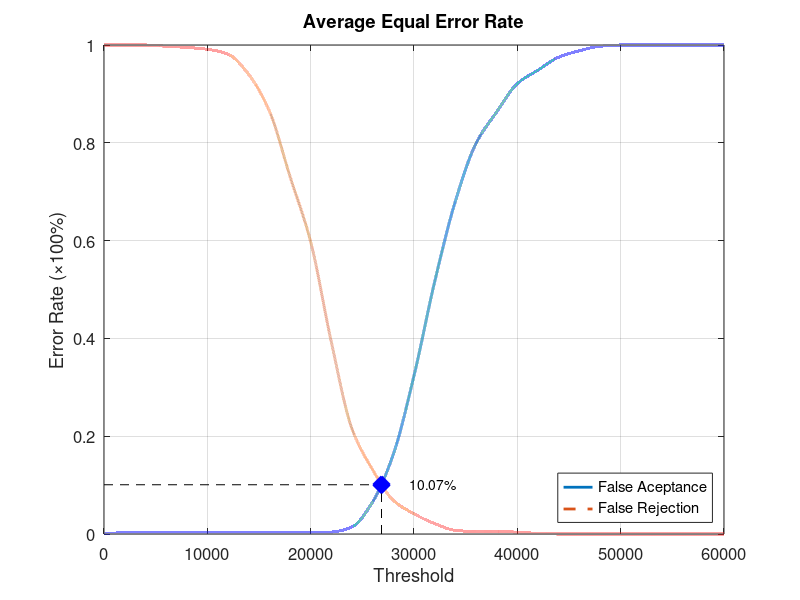
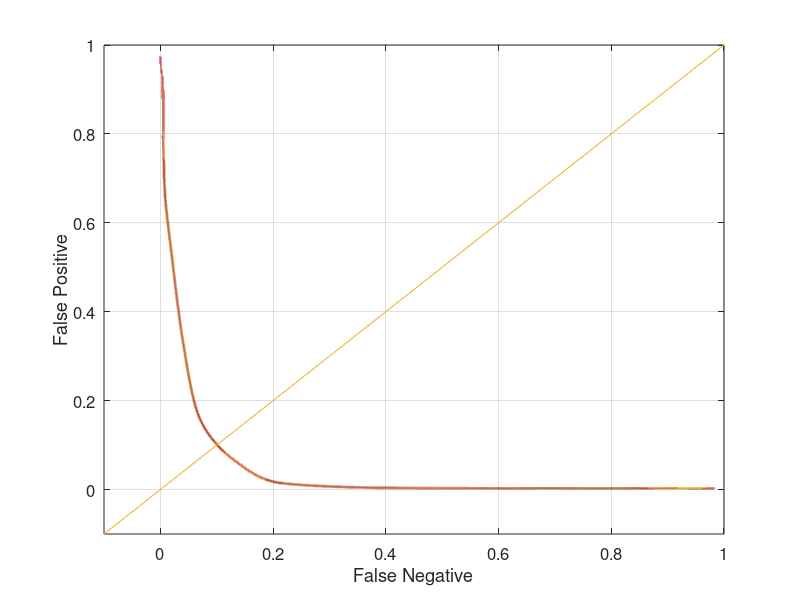

Write the MATLAB code that produced these figures, in order.
function yEER = Experiment2Average
close all;
clear;
clc;
x = 0:2000:60000;
xq = 0:0.5:60000;

y0 = [0 0.00263158 0.00263158 0.00263158 0.00263158 0.00263158 0.00263158 0.00263158 0.00263158 0.00263158 0.00263158 0.00394737 0.0144737 0.0657895 0.163158 0.323684 0.51579 0.680263 0.798684 0.863158 0.921053 0.948684 0.975 0.988158 0.997368 1 1 1 1 1 1];
yy0 = interp1(x, y0, xq, 'pchip');
y1 = [1 1 1 0.9975 0.995 0.99125 0.98125 0.94 0.865 0.73125 0.5975 0.3925 0.215 0.13125 0.06875 0.04125 0.02125 0.0075 0.005 0.005 0.00375 0.00125 0 0 0 0 0 0 0 0 0];
yy1 = interp1(x, y1, xq, 'pchip');

% Calculating EER: 
y2 = abs(y0 - y1);
find(y2 == min(y2))
yy2 = abs(yy0 - yy1);
xEER = find(yy2 == min(yy2));
xEERIndex = xq(xEER) % X-axis EER
yEER = yy0(xEER) % Y-axis EER

main = figure
plot(xq, yy0,'-','LineWidth', 2);	hold on
plot(xq, yy1,'--','LineWidth', 2);	hold on
plot([xEERIndex xEERIndex], [0 yEER], 'k--');	hold on
plot([0 xEERIndex], [yEER yEER], 'k--');	hold on
plot(xEERIndex, yEER, 'bx', 'LineWidth', 10);	hold on
text(xEERIndex + 10 * xEERIndex / 100, yEER, [num2str(round((10000 * yEER)) / 100) '%'])
legend('False Aceptance', 'False Rejection', 'Location', 'SouthEast')
xlabel('Threshold')
ylabel('Error Rate (\times100%)')
title('Average Equal Error Rate')
set(gca, 'FontSize', 12)
axis([0 60000 0 1])
grid on

print(main, 'Experiment2AverageMain', '-dpng');
FNRxFPR = figure('Color', [1 1 1]);
plot(yy1, yy0, '-', yy1, yy0, 'LineWidth', 2);
hold on
y = -0.1:0.1:1
plot(y, y); 
set(gca, 'FontSize', 12)
xlabel('False Negative')
ylabel('False Positive')
axis([-0.1 1 -0.1 1])
set(gca, 'FontSize', 12)
grid on

print(FNRxFPR, 'Experiment2AverageFNRxFPR','-dpng');
end
